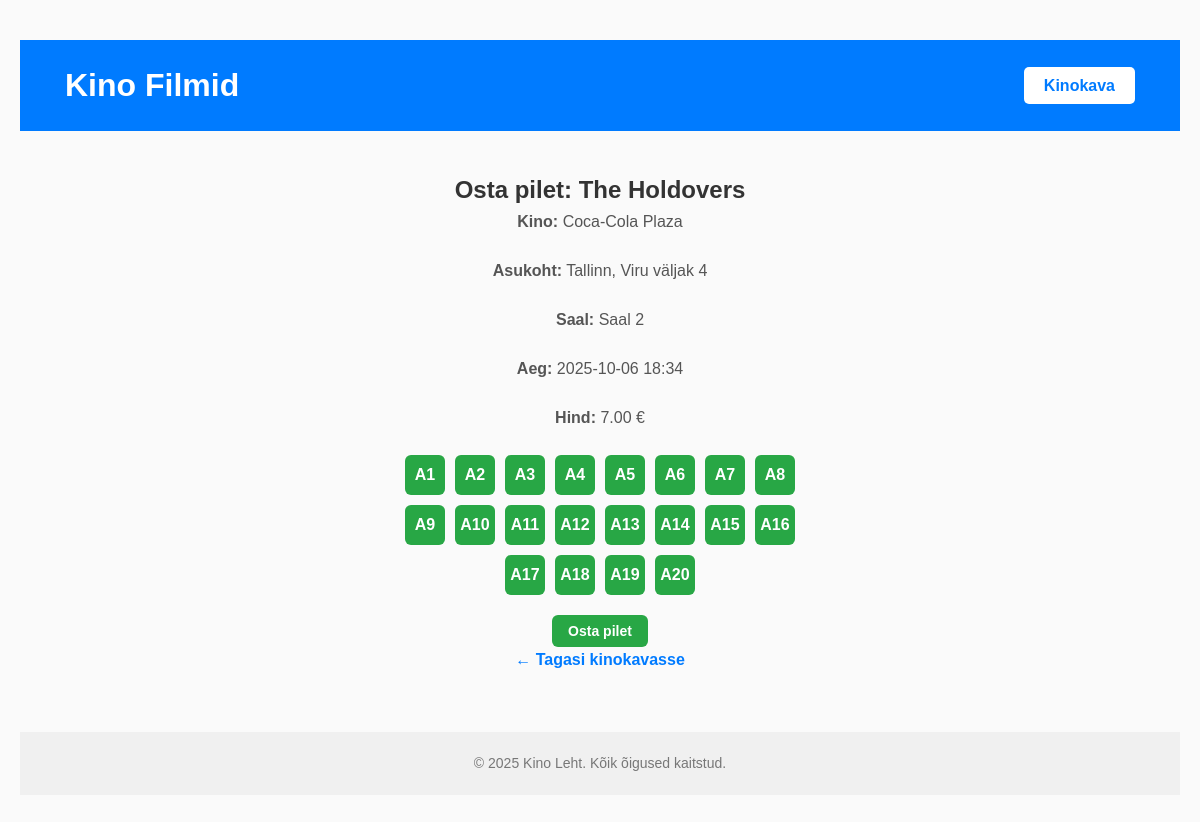
The app's page /buy_ticket/4 with its own data.
### tables this page shows
CREATE TABLE movies (
        id INTEGER PRIMARY KEY AUTOINCREMENT,
        title TEXT NOT NULL,
        description TEXT,
        image TEXT
    );

CREATE TABLE cinemas (
        id INTEGER PRIMARY KEY AUTOINCREMENT,
        name TEXT NOT NULL,
        location TEXT NOT NULL
    );

CREATE TABLE halls (
        id INTEGER PRIMARY KEY AUTOINCREMENT,
        cinema_id INTEGER NOT NULL,
        name TEXT NOT NULL,
        FOREIGN KEY (cinema_id) REFERENCES cinemas(id)
    );

CREATE TABLE screenings (
        id INTEGER PRIMARY KEY AUTOINCREMENT,
        movie_id INTEGER NOT NULL,
        hall_id INTEGER NOT NULL,
        start_time TEXT NOT NULL,
        price REAL NOT NULL,
        FOREIGN KEY (movie_id) REFERENCES movies(id),
        FOREIGN KEY (hall_id) REFERENCES halls(id)
    );

CREATE TABLE seats (
        id INTEGER PRIMARY KEY AUTOINCREMENT,
        hall_id INTEGER NOT NULL,
        seat_number TEXT NOT NULL,
        FOREIGN KEY (hall_id) REFERENCES halls(id)
    );

### app.py (the view, shortened to what this page needs)
@app.route("/buy_ticket/<int:screening_id>", methods=["GET", "POST"])
def buy_ticket(screening_id):
    cur = get_db().cursor()
    cur.execute("""
        SELECT screenings.id, movies.title, screenings.start_time, screenings.price,
               halls.name AS hall_name, cinemas.name AS cinema_name, cinemas.location
        FROM screenings
        JOIN movies ON screenings.movie_id = movies.id
        JOIN halls ON screenings.hall_id = halls.id
        JOIN cinemas ON halls.cinema_id = cinemas.id
        WHERE screenings.id = ?
    """, (screening_id,))
    screening = cur.fetchone()
    if not screening:
        abort(404, description="Ekraanikuva ei leitud")
    available_seats = get_available_seats(screening_id)
    taken_seats = get_taken_seats(screening_id)
    return render_template("buy_ticket.html", screening=screening, seats=available_seats, taken_seats=taken_seats)

### app.py (called while the page is built)
def get_db():
    db = getattr(g, '_database', None)
    if db is None:
        db = g._database = sqlite3.connect(DATABASE)
        db.row_factory = sqlite3.Row  # Võimaldab kasutada ridu nagu sõnastikke
    return db

def get_available_seats(screening_id):
    db = get_db()
    cur = db.cursor()
    cur.execute("SELECT hall_id FROM screenings WHERE id = ?", (screening_id,))
    hall_row = cur.fetchone()
    if not hall_row:
        return []
    hall_id = hall_row["hall_id"]
    cur.execute("SELECT id, seat_number FROM seats WHERE hall_id = ?", (hall_id,))
    seats = cur.fetchall()
    cur.execute("SELECT seat_id FROM tickets WHERE screening_id = ?", (screening_id,))
    taken_seats = {row["seat_id"] for row in cur.fetchall()}
    available = [seat for seat in seats if seat["id"] not in taken_seats]
    return available

def get_taken_seats(screening_id):
    db = get_db()
    cur = db.cursor()
    cur.execute("SELECT seat_id FROM tickets WHERE screening_id = ?", (screening_id,))
    taken = {row["seat_id"] for row in cur.fetchall()}
    return taken

@app.teardown_appcontext
def close_connection(exception):
    db = getattr(g, '_database', None)
    if db is not None:
        db.close()

### templates/buy_ticket.html (shortened to what this page needs)
<!DOCTYPE html>
<html lang="et">
<head>
    <link rel="stylesheet" href="{{ url_for('static', filename='style.css') }}" />
</head>
<body>
<header>
  <div class="container header-container">
    <h1><a href="{{ url_for('index') }}" class="header-link">Kino Filmid</a></h1>
    <nav>
      <a href="{{ url_for('schedule') }}" class="nav-button">Kinokava</a>
    </nav>
  </div>
</header>
<main class="container movie-detail">
    <h2>Osta pilet: {{ screening.title }}</h2>
    <p><strong>Kino:</strong> {{ screening.cinema_name }}</p>
    <p><strong>Asukoht:</strong> {{ screening.location }}</p>
    <p><strong>Saal:</strong> {{ screening.hall_name }}</p>
    <p><strong>Aeg:</strong> {{ screening.start_time }}</p>
    <p><strong>Hind:</strong> {{ "%.2f"|format(screening.price) }} €</p>
    <form method="POST" action="{{ url_for('buy_ticket', screening_id=screening.id) }}">
        <div class="seats-container" id="seats-container">
            {% for seat in seats %}
                <div
                  class="seat {% if seat.id in taken_seats %}taken{% endif %}"
                  data-seat-id="{{ seat.id }}"
                >
                    {{ seat.seat_number }}
                </div>
            {% endfor %}
        </div>
        <button type="submit" class="buy-button" disabled id="buy-button">Osta pilet</button>
    </form>
    <a href="{{ url_for('schedule') }}" class="back-link">← Tagasi kinokavasse</a>
</main>
<footer>
  <div class="container footer-container">
    <p>&copy; 2025 Kino Leht. Kõik õigused kaitstud.</p>
  </div>
</footer>
</body>
</html>

### static/style.css (style rules this page uses)
* { box-sizing: border-box; margin: 0; padding: 0; }
body { font-family: Arial, sans-serif; margin: 40px 20px; background-color: #fafafa; color: #333; line-height: 1.6; }
.container { max-width: 1100px; margin: 0 auto; padding: 0 15px; }
header { background-color: #007BFF; color: white; padding: 20px 0; margin-bottom: 40px; }
.header-container { display: flex; justify-content: space-between; align-items: center; }
header h1 { font-weight: 700; font-size: 2rem; }
.nav-button { background-color: white; color: #007BFF; padding: 10px 20px; border-radius: 5px; text-decoration: none; font-weight: 600; transition: background-color 0.3s ease; }
footer { margin-top: 60px; padding: 20px 0; background-color: #f0f0f0; color: #777; font-size: 14px; text-align: center; }
.movie-detail { max-width: 700px; margin: 0 auto 60px; text-align: center; }
.movie-detail p { color: #555; font-size: 16px; line-height: 1.5; margin-bottom: 25px; }
.back-link { display: inline-block; color: #007BFF; font-weight: 600; text-decoration: none; transition: text-decoration 0.3s ease; }
.header-link { color: white; text-decoration: none; }
.buy-button { background-color: #28a745; color: white; padding: 8px 16px; border-radius: 6px; text-decoration: none; font-weight: 600; transition: background-color 0.3s ease; display: inline-block; font-size: 14px; border: none; cursor: pointer; }

### templates/buy_ticket.html (style rules this page uses)
.seats-container { display: flex; flex-wrap: wrap; max-width: 400px; margin: 20px auto; gap: 10px; justify-content: center; }
.seat { width: 40px; height: 40px; background-color: #28a745; border-radius: 6px; cursor: pointer; display: flex; align-items: center; justify-content: center; font-weight: bold; color: white; user-select: none; transition: background-color 0.3s ease; }

### records on screen
movies: title "The Holdovers"
cinemas: cinema_name "Coca-Cola Plaza", location "Tallinn, Viru väljak 4"
halls: hall_name "Saal 2"
screenings: start_time "2025-10-06 18:34", price "7.00"
seats: seat_number "A1"
seats: seat_number "A2"
seats: seat_number "A3"
seats: seat_number "A4"
seats: seat_number "A5"
seats: seat_number "A6"
seats: seat_number "A7"
seats: seat_number "A8"
seats: seat_number "A9"
seats: seat_number "A10"
seats: seat_number "A11"
seats: seat_number "A12"
seats: seat_number "A13"
seats: seat_number "A14"
seats: seat_number "A15"
seats: seat_number "A16"
seats: seat_number "A17"
seats: seat_number "A18"
seats: seat_number "A19"
seats: seat_number "A20"
